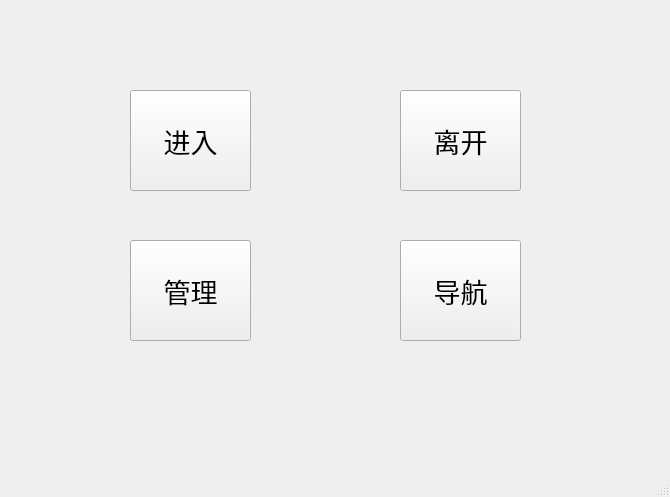
<?xml version="1.0" encoding="UTF-8"?>
<ui version="4.0">
 <class>MainWindow</class>
 <widget class="QMainWindow" name="MainWindow">
  <property name="geometry">
   <rect>
    <x>0</x>
    <y>0</y>
    <width>670</width>
    <height>497</height>
   </rect>
  </property>
  <property name="windowTitle">
   <string>MainWindow</string>
  </property>
  <widget class="QWidget" name="centralWidget">
   <widget class="QPushButton" name="in">
    <property name="geometry">
     <rect>
      <x>130</x>
      <y>90</y>
      <width>121</width>
      <height>101</height>
     </rect>
    </property>
    <property name="font">
     <font>
      <pointsize>20</pointsize>
     </font>
    </property>
    <property name="text">
     <string>进入</string>
    </property>
   </widget>
   <widget class="QPushButton" name="out">
    <property name="geometry">
     <rect>
      <x>400</x>
      <y>90</y>
      <width>121</width>
      <height>101</height>
     </rect>
    </property>
    <property name="font">
     <font>
      <pointsize>20</pointsize>
     </font>
    </property>
    <property name="text">
     <string>离开</string>
    </property>
   </widget>
   <widget class="QPushButton" name="admin">
    <property name="geometry">
     <rect>
      <x>130</x>
      <y>240</y>
      <width>121</width>
      <height>101</height>
     </rect>
    </property>
    <property name="font">
     <font>
      <pointsize>20</pointsize>
     </font>
    </property>
    <property name="text">
     <string>管理</string>
    </property>
   </widget>
   <widget class="QPushButton" name="nav">
    <property name="geometry">
     <rect>
      <x>400</x>
      <y>240</y>
      <width>121</width>
      <height>101</height>
     </rect>
    </property>
    <property name="font">
     <font>
      <pointsize>20</pointsize>
     </font>
    </property>
    <property name="text">
     <string>导航</string>
    </property>
   </widget>
  </widget>
  <widget class="QMenuBar" name="menuBar">
   <property name="geometry">
    <rect>
     <x>0</x>
     <y>0</y>
     <width>670</width>
     <height>20</height>
    </rect>
   </property>
  </widget>
  <widget class="QStatusBar" name="statusBar"/>
 </widget>
 <layoutdefault spacing="6" margin="11"/>
 <resources/>
 <connections/>
</ui>
